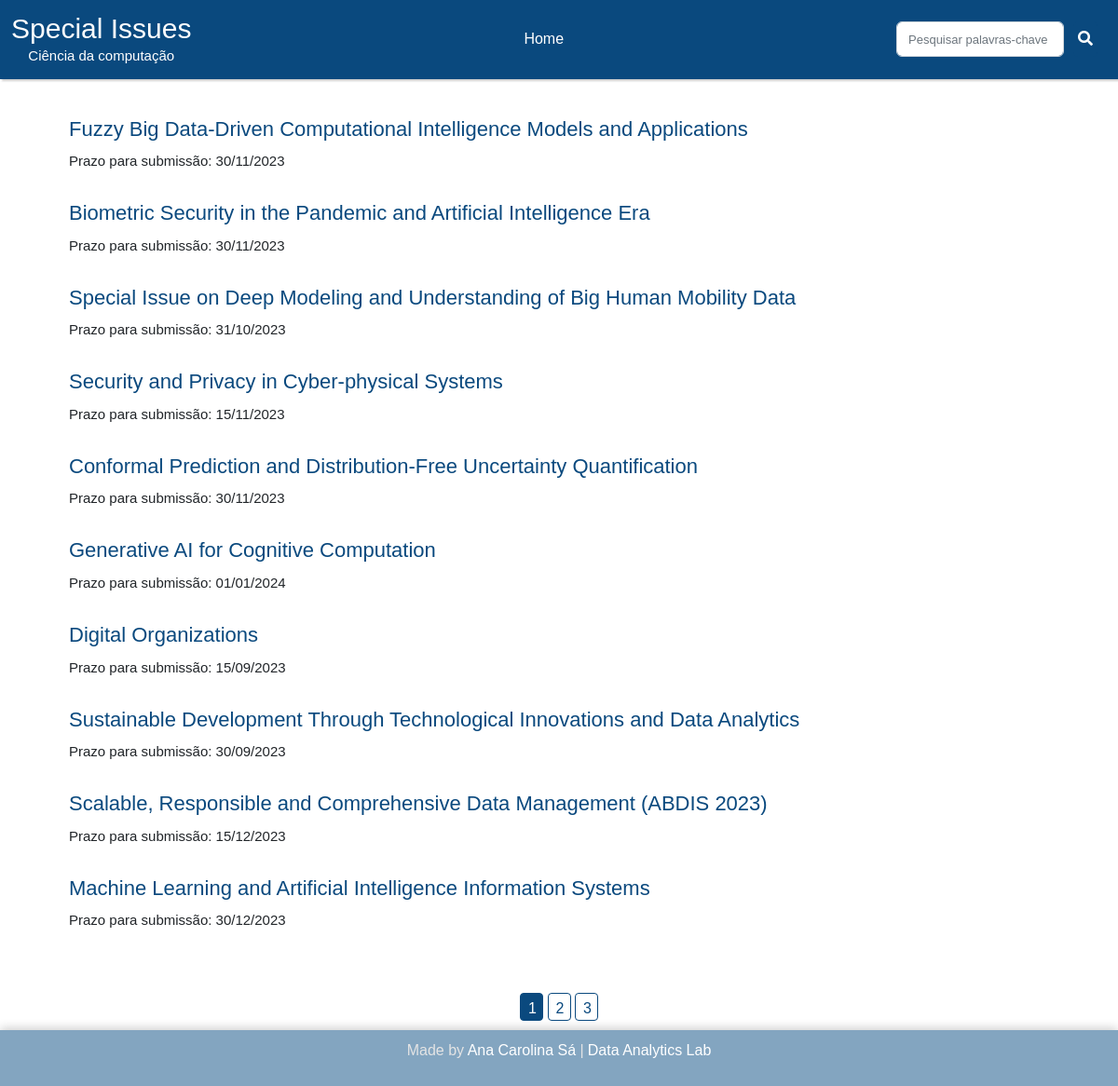
Before: /search with the older database file.
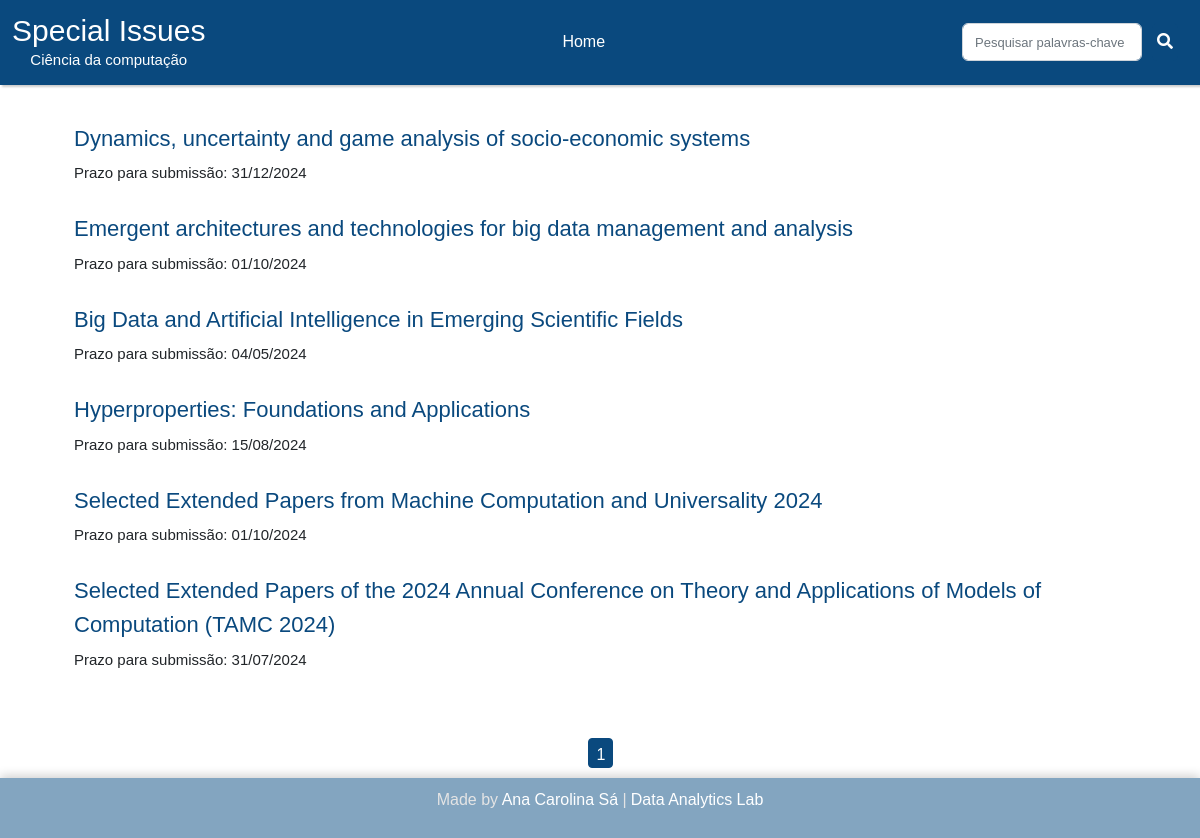
After: the same page with the newer database file.
### website/adm/models.py (models this page shows)
class SPI(db.Model):
    id = db.Column(db.Integer, primary_key=True)
    editora = db.Column(db.String, unique=False, nullable=False)
    revista = db.Column(db.String, unique=False, nullable=False)
    titulo = db.Column(db.String, unique=False, nullable=False)
    link = db.Column(db.String, unique=True, nullable=False)
    prazo = db.Column(db.Date, unique=False, nullable=False)
    datanot = db.Column(db.Date, unique=False, nullable=False)
    detalhes = db.Column(db.String, unique=False, nullable=False)

### website/users/users_rotas.py (the view)
@app.route('/search', methods=['GET', 'POST'])
def users_search():
    if request.method == 'POST':
        form = request.form
        search_value = form['search-box']
        session['search_value'] = search_value  # Armazena na sessão
        search = f"%{search_value}%"
        specialissues = SPI.query.filter(SPI.titulo.like(search)).paginate(page=1, per_page=10)
        return render_template('users/users_busca.html', specialissues=specialissues, search_value=search_value)
    else:
        page = request.args.get('page', 1, type=int)
        per_page = 10
        search_value = session.get('search_value', '')  # Obtém da sessão
        if page == 1 and search_value:
            specialissues = SPI.query.filter(SPI.titulo.like(f"%{search_value}%")).paginate(page=1, per_page=10)
        else:
            specialissues = SPI.query.paginate(page=page, per_page=per_page)
    return render_template('users/users_busca.html', specialissues=specialissues, search_value=search_value)

### website/templates/users/users_busca.html
{% extends 'layout.html' %}
{% block content %}
{% include 'users/users_navbar.html' %}
<link rel="stylesheet" type="text/css" href="{{ url_for('static', filename='css/busca.css') }}">
<div class="container">
    <ul>
        {% if specialissues.items %}
            {% for spi in specialissues.items %}
                <li class="special-issue">
                    <h3><a href="{{ url_for('users_detalhes', id=spi.id) }}">{{ spi.titulo }}</a></h3>
                    <p class="date">Prazo para submissão: {{ spi.prazo.strftime('%d/%m/%Y') }}</p>
                </li>
            {% endfor %}
        {% else %}
            <li class="aviso">Sem resultados para essa pesquisa</li>
        {% endif %}
    </ul>
    <div class="col">
        <form method="POST">
            {% for page_num in specialissues.iter_pages() %}
                {% if page_num %}
                    {% if specialissues.page == page_num %}
                        <a href="{{ url_for('users_search', page=page_num) }}" class="btn btn-primary btn-sm">{{ page_num }}</a>
                    {% else %}
                        <a href="{{ url_for('users_search', page=page_num) }}" class="btn btn-outline-primary btn-sm">{{ page_num }}</a>
                    {% endif %}
                {% else %}
                    ...
                {% endif %}
            {% endfor %}
        </form>
    </div>
</div>
{% include 'footer.html' %}
{% endblock content %}

Changed rows visible on the page:
removed SPI: titulo "Fuzzy Big Data-Driven Computational Intelligence Models and Applications", prazo "30/11/2023"
removed SPI: titulo "Biometric Security in the Pandemic and Artificial Intelligence Era", prazo "30/11/2023"
removed SPI: titulo "Special Issue on Deep Modeling and Understanding of Big Human Mobility Data", prazo "31/10/2023"
removed SPI: titulo "Security and Privacy in Cyber-physical Systems", prazo "15/11/2023"
removed SPI: titulo "Conformal Prediction and Distribution-Free Uncertainty Quantification", prazo "30/11/2023"
removed SPI: titulo "Generative AI for Cognitive Computation", prazo "01/01/2024"
removed SPI: titulo "Digital Organizations", prazo "15/09/2023"
removed SPI: titulo "Sustainable Development Through Technological Innovations and Data Analytics", prazo "30/09/2023"
removed SPI: titulo "Scalable, Responsible and Comprehensive Data Management (ABDIS 2023)", prazo "15/12/2023"
removed SPI: titulo "Machine Learning and Artificial Intelligence Information Systems", prazo "30/12/2023"
now on this page (row unchanged): SPI: titulo "Dynamics, uncertainty and game analysis of socio-economic systems", prazo "31/12/2024"
added SPI: titulo "Emergent architectures and technologies for big data management and analysis", prazo "01/10/2024"
added SPI: titulo "Big Data and Artificial Intelligence in Emerging Scientific Fields", prazo "04/05/2024"
added SPI: titulo "Hyperproperties: Foundations and Applications", prazo "15/08/2024"
added SPI: titulo "Selected Extended Papers from Machine Computation and Universality 2024", prazo "01/10/2024"
added SPI: titulo "Selected Extended Papers of the 2024 Annual Conference on Theory and Applications of Models of Computation (TAMC 2024)", prazo "31/07/2024"
Other visible differences:
list line gone: "2"
list line gone: "3"
